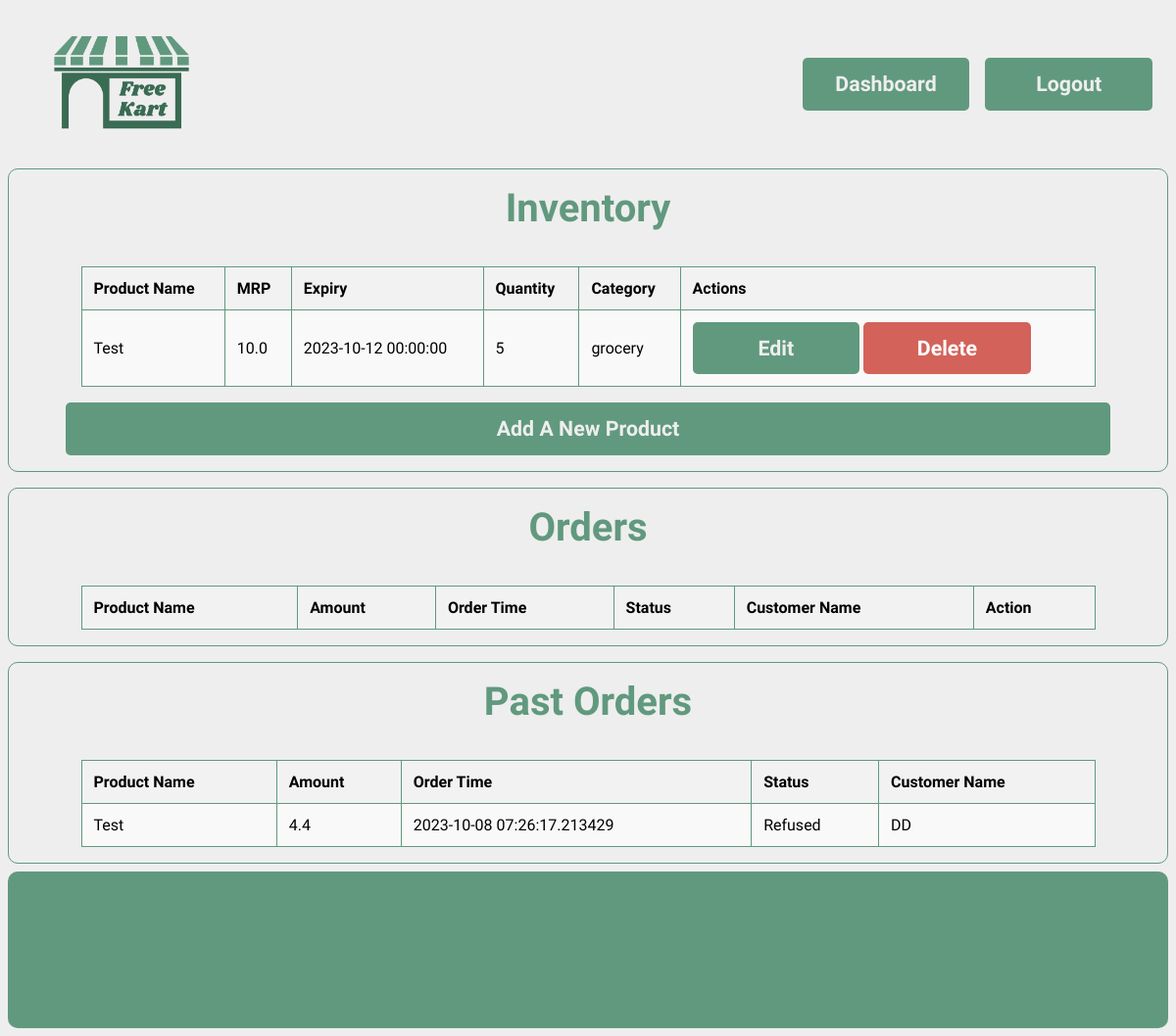
The page /dashboard/ (signed in) on the database as committed earlier.
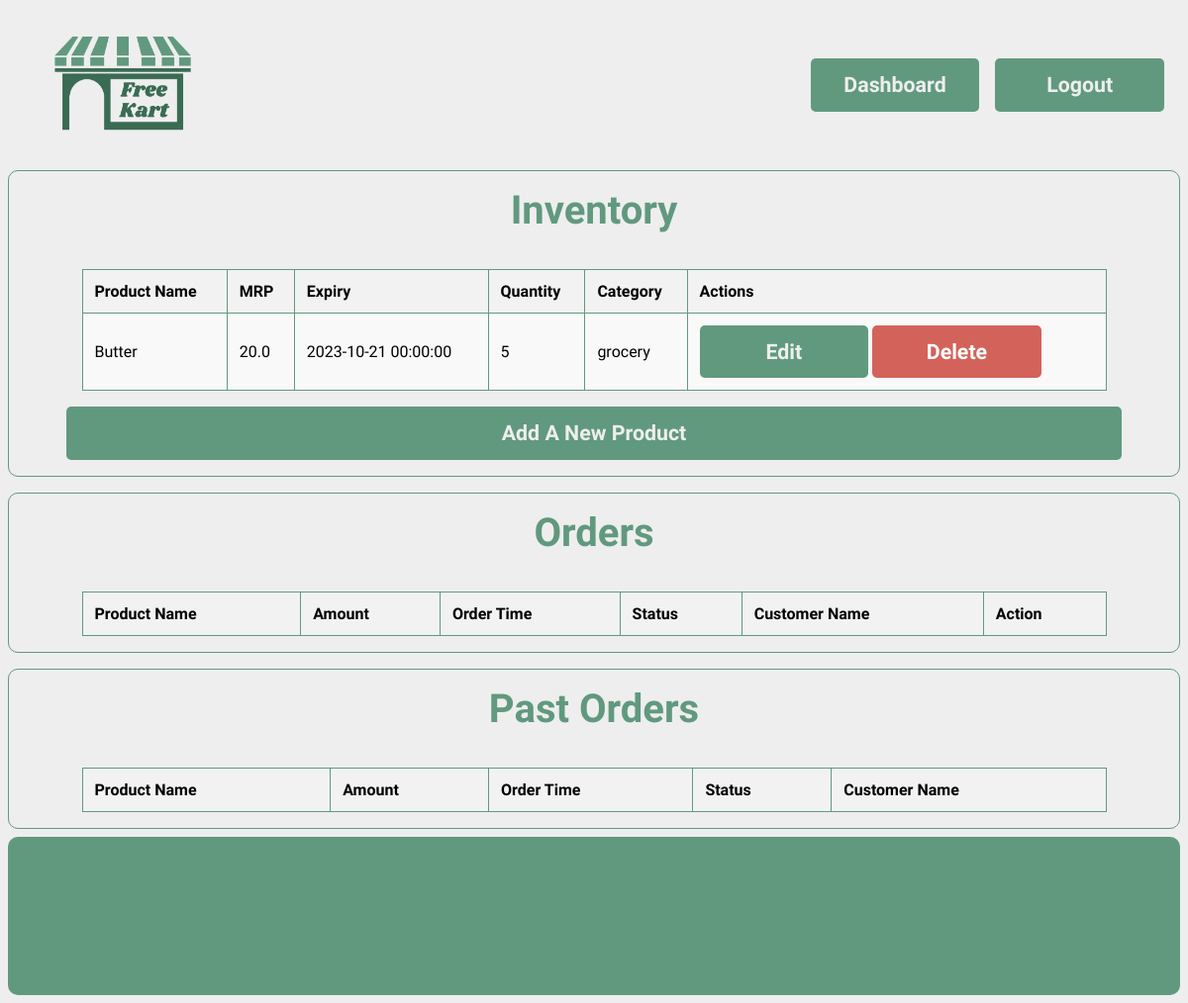
The same page on the database as committed later.
### models.py (models this page shows, shortened)
class Product(db.Model):
    __tablename__ = "products"
    id = db.Column(db.Integer, primary_key=True, autoincrement=True)
    expiry = db.Column(db.DateTime, nullable=False)
    pic = db.Column(db.String(50), nullable=False, default="")
    name = db.Column(db.String(50), nullable=False)
    quantity = db.Column(db.Integer, nullable=False)
    price = db.Column(db.Float, nullable=False)
    category = db.Column(db.String(25), nullable=False)
    seller_id = db.Column(db.Integer, db.ForeignKey('sellers.id'), nullable=False)

class Order(db.Model):
    __tablename__ = "orders"
    id = db.Column(db.Integer, primary_key=True, autoincrement=True)
    quantity = db.Column(db.Integer, nullable=False)
    amount = db.Column(db.Float, nullable=False)
    timestamp = db.Column(db.DateTime, nullable=False)
    status = db.Column(db.String(25), nullable=False)
    customer_id = db.Column(db.Integer, db.ForeignKey('customers.id'), nullable=False)
    product_id = db.Column(db.Integer, db.ForeignKey('products.id'), nullable=False)

### routes/core.py (the view)
@core.route("/dashboard/")
def dashboard():
    seller = auth_seller()
    if not seller:
        return redirect(url_for('core.root'))
    orders = Order.query.join(Product).filter(Product.seller_id == seller.id).all()
    for order in orders:
        order.product_name = Product.query.get(order.product_id).name
        order.customer_name = Customer.query.get(order.customer_id).name
    return render_template("dashboard.html", seller=seller, orders=orders)

### routes/core.py (called while the page is built)
def auth_seller():
    if 'user_id' not in session or 'type' not in session or session['type'] != 'seller':
        return None
    seller = Seller.query.get(session['user_id'])
    if not seller:
        return None
    return seller

### templates/dashboard.html (shortened to what this page needs)
{% extends "base.html" %}
{% block head %}
<link rel="stylesheet" href="{{
    url_for('static', filename = 'css/dashboard.css')
}}">
{% endblock %}
{% block content %}
<inventory>
    <div class="display">
        <div class="heading">
   Inventory
        </div>
        <div class="products">
            <table>
                <tr>
                    <th>Product Name</th>
                    <th>MRP</th>
                    <th>Expiry</th>
                    <th>Quantity</th>
                    <th>Category</th>
                    <th>Actions</th>
                </tr>
                {% for product in seller.products %}
                <tr>
                    <td>{{ product.name }}</td>
                    <td>{{ product.price }}</td>
                    <td>{{ product.expiry }}</td>
                    <td>{{ product.quantity }}</td>
                    <td>{{ product.category }}</td>
                    <td>
                      <button onclick="window.location = '/dashboard/edit/{{ product.id }}'">Edit</button>
                      <button onclick="window.location = '/dashboard/delete/{{ product.id }}'" class="refuse-btn">Delete</button>
                    </td>
                </tr>
                {% endfor %}
            </table>
        </div>
        <div class="add">
            <button id = 'add' onclick="window.location = '/dashboard/add'">
                Add A New Product
            </button>
        </div>
    </div>
    <div class="display">
        <div class="heading">
          Orders
        </div>
        <div class="products">
    <table>
        <tr>
            <th>Product Name</th>
            <th>Amount</th>
            <th>Order Time</th>
            <th>Status</th>
            <th>Customer Name</th>
            <th>Action</th>
        </tr>
    </table>
        </div>
      </div>
    <div class="display">
        <div class="heading">
          Past Orders
        </div>
        <div class="products">
            <table>
                <tr>
                    <th>Product Name</th>
                    <th>Amount</th>
                    <th>Order Time</th>
                    <th>Status</th>
                    <th>Customer Name</th>
                </tr>
                {% for order in orders %}
                {% if order.status != "Pending" %}
                <tr>
                    <td>{{order.product_name}}</td>
                    <td>{{order.amount}}</td>
                    <td>{{order.timestamp}}</td>
                    <td>{{order.status}}</td>
                    <td>{{order.customer_name}}</td>
                </tr>
                {% endif %}
                {% endfor %}
            </table>
        </div>
      </div>
</inventory>
{% endblock %}

### templates/base.html (shortened to what this page needs)
<!DOCTYPE html>
<html>
  <head>
    <link rel="stylesheet" href="{{ url_for("static", filename = 'css/global.css')}}">
     {% block head %}
    {% endblock %}
  </head>
  <body>
    <div class="nav-bar">
      <div class="logo">
        <img onclick = "window.location='/'" src="{{ url_for("static", filename = 'img/logo.png')}}" height="120" width="200">
      </div>
      <div class="feilds">
        {% if not session["user_id"] %}
          <button onclick="window.location='/login/'">Login</button>
          <button onclick="window.location='/register/'">Sign Up</button>
        {% else %}
          {% if session["type"]  == "seller" %}
            <button onclick="window.location='/dashboard/'">Dashboard</button>
          {% endif %}
          <button onclick="window.location='/logout/'">Logout</button>
        {% endif %}
      </div>
    </div>
    {% block content %}
    {% endblock %}
  </body>
  <footer>
  </footer>
</html>

### static/css/global.css (style rules this page uses)
:root { --primary : #61997e; --white : #eeeeee; --content-font : 'Signika Negative' }
html { background-color: var(--white); }
* { margin: none; padding: none; border: none; outline: none; }
body { display: flex; flex-direction: column; gap: 0.5em; }
.nav-bar { padding: 1em; height: auto; gap: 1em; display: flex; align-items: center; justify-content: space-between; flex-wrap: wrap; }
.display { display: flex; flex-direction: column; align-items: center; gap: 1em; padding: 1em; height: auto; border-radius: 10px; border:1px solid var(--primary); }
.heading { font-family: var(--content-font); font-size: 30pt; font-weight: 700; color: var(--primary); }
button { cursor: pointer; background-color: var(--primary); color: var(--white); font-family: var(--content-font); height: 2.5em; font-weight: bold; border-radius: 5px; font-size: 16pt; width: 8em; }
.nav-button,.feilds { display: flex; gap: 1em; }
.products { display: grid; width: 90%; grid-template-columns: repeat(auto-fill, minmax(200px, 1fr)); gap: 2em; }
footer { height: 10em; background-color: var(--primary); border-radius: 10px; }
.logo img { cursor: pointer; }

### static/css/dashboard.css (style rules this page uses)
inventory { display: flex; flex-direction: column; gap: 1em; }
.products { display: flex; }
table { font-family: var(--content-font); border-collapse: collapse; width: 100%; margin-top: 20px; }
th, td { border: 1px solid var(--primary); text-align: left; padding: 12px; }
th { background-color: #f2f2f2; }
tr:nth-child(even) { background-color: #f9f9f9; }
#add { width: 50em; }
.refuse-btn { background-color: #d3625a; color: white; }

Rows that differ between the two databases and show on the page:
removed Product: name "Test", price "10.0", expiry "2023-10-12 00:00:00", quantity "5", category "grocery"
no longer on this page (row unchanged): Order: product_name "Test", amount "4.4", timestamp "2023-10-08 07:26:17.213429", status "Refused", customer_name "DD"
added Product: name "Butter", price "20.0", expiry "2023-10-21 00:00:00", quantity "5", category "grocery"
